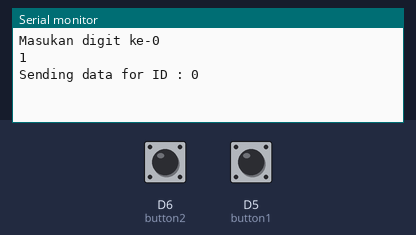
Bench run of a sketch on a simulated ESP8266 (NodeMCU). Shown: the last lines printed to the serial monitor. The test bench sets the inputs (shaded band); at power-on: D5 (button1) HIGH, D6 (button2) HIGH.

Above: at 1.2 s.
1.3 s: D5 (button1) pulled LOW for 1 s
At 3.5 s:
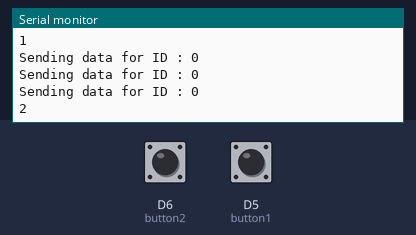
3.8 s: D5 (button1) pulled LOW for 1 s
At 6.0 s:
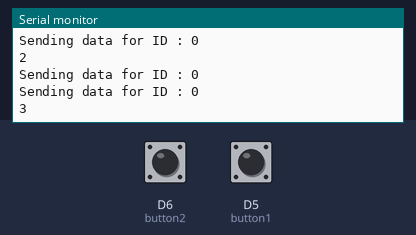
6.3 s: D6 (button2) pulsed LOW 2 times (0.12 s each, 0.3 s apart)
At 7.2 s:
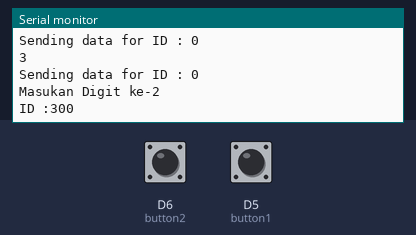

Measured:
- after the input at 1.3 s, the serial monitor: prints a new line after 1.8 s (image 1)
- after the input at 3.8 s, the serial monitor: prints a new line after 1.4 s (image 2)
- after the input at 6.3 s, the serial monitor: prints a new line after 0.30 s (image 3)

The sketch:

ESP_Counter_2_Button.ino
```cpp
// WORK
const int button1 = D5;
const int button2 = D6;

int state1, state2;
int lstate1, lstate2;
int counter = 0;
//int lastButtonState = 0;
int number, digit;
int digit0, digit1, digit2;

long prev = 0;
int DURATION_IN_MILLIS = 1000;
int buttonState = 0;  // 0 = not pressed   --- 1 = long pressed --- 2 short pressed

void setup() {
  Serial.begin(115200);
  pinMode(D4, INPUT);
  pinMode(D5, INPUT);
  Serial.println("Masukan digit ke-0");
}
void get_button() {
  state1 = digitalRead(button1);
  state2 = digitalRead(button2);
  if (state1 != lstate1) {
    // if the state has changed, increment the counter
    if (state1 == HIGH) {
      counter++;
      if (counter >= 10) {
        counter = 0;
      }
      Serial.println(counter);
    }
    delay(50);
  }
  lstate1 = state1;

  buttonState = 0;

  if (digitalRead(button2)) {
    prev = millis();
    buttonState = 1;
    while ((millis() - prev) <= DURATION_IN_MILLIS) {
      if (!(digitalRead(button2))) {
        buttonState = 2;
        break;
      }
    }
  }
  if (buttonState == 1) {
    // TODO button is pressed long
    Serial.print("Sending data for ID : ");
    Serial.println(number);
  } else if (buttonState == 2) {
    if (state2 != lstate2) {

      if (state2 == HIGH) {
        if (digit == 0) {
          digit0 = counter;
          digit = 1;
          counter = 0;
        }
        else if (digit == 1) {
          digit1 = counter;
          digit = 2;
          counter = 0;
        }
        else if (digit == 2) {
          digit2 = counter;
          counter = 0;
          digit = 0;
        }
        Serial.print("Masukan Digit ke-");
        Serial.println(digit + 1);
        number = (digit0 * 100) + (digit1 * 10) + digit2;

        cetak_angka();
      }
      delay(50);
    }
    //TODO button is pressed short
  }
  lstate2 = state2;
}

void cetak_angka(void) {
  Serial.print("ID :");
  if (number < 100 && number >= 10) {
    Serial.print("0");
    Serial.println(number);
  }
  if (number < 10) {
    Serial.print("00");
    Serial.println(number);
  }
  else {
    Serial.println(number);
  }
}

void loop() {
  get_button();

}
```
